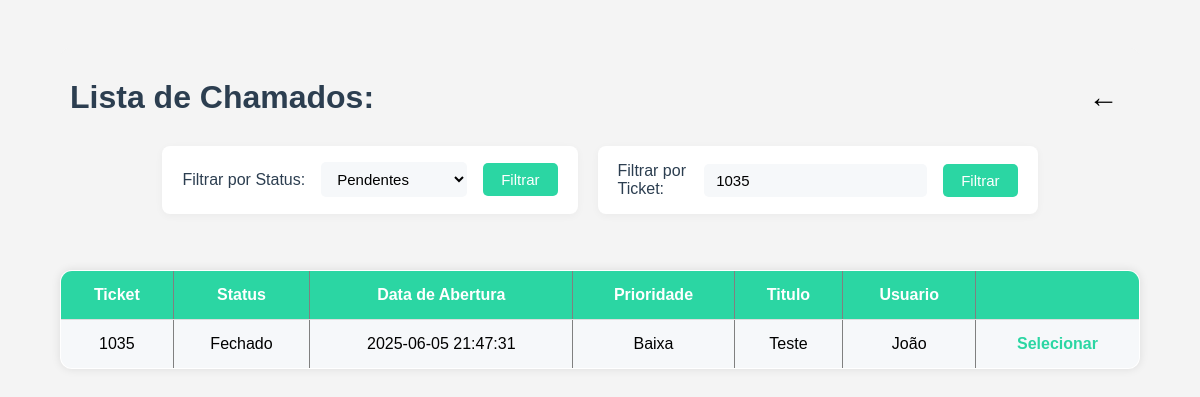
The app's page /dashboard/telainicial/AbrirChamado/listarChamadosPorId.php?chamadoId=1035 (signed in) with its own data.
### tables this page shows
CREATE TABLE `chamados` (
  `chamadoId` int(20) NOT NULL,
  `status` varchar(20) NOT NULL,
  `tipoChamado` varchar(20) DEFAULT NULL,
  `tituloChamado` varchar(60) NOT NULL,
  `descricaoChamado` varchar(1000) DEFAULT NULL,
  `dtAbertura` datetime NOT NULL DEFAULT current_timestamp(),
  `dtFechamento` datetime DEFAULT NULL,
  `autorId` int(11) DEFAULT NULL,
  `autorNome` varchar(40) NOT NULL,
  `autorEmail` varchar(60) NOT NULL,
  `autorSetor` varchar(40) NOT NULL
);

### php/Conexao.php (called while the page is built, shortened)
<?php
    class Conexao{
        private $dbname = "glpi_teste";
        private $user = "root";
        private $password ="";
        private $host = "localhost";
        public function __construct() {
            try {
                $this->conn = new PDO("mysql:host=$this->host;dbname=$this->dbname", $this->user, $this->password);
            } catch (PDOException $e) {
                echo "Erro de conexão: " . $e->getMessage();
            }
        }
    }
?>

### php/Chamado.php (called while the page is built, shortened)
<?php
    require_once 'Conexao.php';
    class Chamado extends Conexao{
        public function listarChamadoPorTicket2($autorId, $idFiltro = '') {
            $sql = "SELECT * FROM chamados WHERE autorId = :autorId";
            if (!empty($idFiltro)) {
                $sql .= " AND chamadoId = :chamadoId";
            }
            $stmt = $this->conn->prepare($sql);
            $stmt->bindParam(':autorId', $autorId, PDO::PARAM_INT);
            if (!empty($idFiltro)) {
                $stmt->bindParam(':chamadoId', $idFiltro, PDO::PARAM_INT);
            }
            $stmt->execute();
            return $stmt->fetchAll(PDO::FETCH_ASSOC);
        }
    }

### dashboard/telainicial/AbrirChamado/listarChamadosPorId.php (the view, shortened to what this page needs)
<?php
require_once '../../../php/Chamado.php';
$chamado = new Chamado();
$statusFiltro = isset($_GET['status']) ? $_GET['status'] : '';
$idFiltro = isset($_GET['chamadoId']) ? $_GET['chamadoId'] : '';
if(empty($idFiltro)){
    $chamados = $chamado->listarTodosChamadosPorId($_SESSION['usuario_id'], $statusFiltro, $idFiltro);
    }else{
        $chamados = $chamado->listarChamadoPorTicket2($_SESSION['usuario_id'],$idFiltro);
    }
?>
<!DOCTYPE html>
<html lang="en">
<head>
    <link rel="stylesheet" href="..\..\..\css/listagem.css">
</head>
<body>
<div class="container">
    <div class="textos">
        <h1>Lista de Chamados:</h1>
        <a class="voltar" href="..\..\..\php\validacao.php">&#8592;</a>
    </div>
    <div class="filtros-container">
        <div class="filtroStatus">
            <form action="listarChamadosPorId.php" method="GET">
                <label for="status">Filtrar por Status:</label>
                <select name="status" id="status">
                    <option value="">Pendentes</option>
                </select>
                <button type="submit">Filtrar</button>
            </form>
        </div>
        <div class="filtroTicket">
            <form action="listarChamadosPorId.php" method="GET">
                <label for="chamadoId">Filtrar por Ticket:</label>
                <input type="number" name="chamadoId" value="<?php echo isset($_GET['chamadoId']) ? $_GET['chamadoId'] : ''; ?>">
                <button type="submit">Filtrar</button>
            </form>
        </div>
    </div>
    <br><br>
    <table border="1">
        <tr>
            <th>Ticket</th>
            <th>Status</th>
            <th>Data de Abertura</th>
            <th>Prioridade</th>
            <th>Titulo</th>
            <th>Usuario</th>
            <th> </th>
        </tr>
        <?php
        foreach ($chamados as $chamados) {
        ?>
        <tr>
            <td><?php echo $chamados['chamadoId']; ?></td>
            <td><?php echo $chamados['status']; ?></td>
            <td><?php echo $chamados['dtAbertura']; ?></td>
            <td><?php echo $chamados['tipoChamado']; ?></td>
            <td><?php echo $chamados['tituloChamado']; ?></td>
            <td><?php echo $chamados['autorNome']; ?></td>
            <td><a href="detalhesChamadosUsuario.php?id=<?=$chamados['chamadoId']; ?>">Selecionar</a></td>
        </tr>
        <?php
        }
        ?>
    </table>
</div>
</body>
</html>

### css/listagem.css (style rules this page uses)
body { font-family: 'Poppins', Arial, sans-serif; background-color: #f4f4f4; padding: 40px; display: flex; flex-direction: column; align-items: center; }
.container { background-color: #f4f4f4; width: 90%; border-radius: 10px; position: absolute; }
.voltar { position: absolute; right: 2%; top: 10%; font-size: 30px; color: black; text-decoration: none; }
h1 { color: #2c3e50; margin-bottom: 20px; position: relative; padding: 10px; }
table { width: 100%; border-collapse: collapse; background-color: #fff; border-radius: 12px; overflow: hidden; box-shadow: 0 0 10px rgba(0, 0, 0, 0.1); }
th, td { padding: 15px; text-align: center; border-bottom: 1px solid #ddd; }
th { background-color: #2bd6a3; color: white; }
tr:nth-child(even) { background-color: #f6f8fa; }
td a { color: #2bd6a3; text-decoration: none; font-weight: bold; }
.filtroStatus, .filtroTicket { margin-bottom: 20px; margin-right: 0; display: inline-block; border-radius: 8px; padding: 16px 20px; background-color: #fff; box-shadow: 0 2px 8px rgba(0,0,0,0.04); width: 100%; max-width: 400px; }
.filtroStatus { background-color: #ffffff; }
.filtroTicket { background-color: #ffffff; }
.filtroStatus label, .filtroTicket label { font-weight: 500; color: #2c3e50; margin-right: 8px; }
.filtroStatus select, .filtroTicket input[type="number"] { padding: 8px 12px; border: none; border-radius: 5px; outline: none; font-size: 15px; margin-right: 8px; background: #f6f8fa; transition: border 0.2s; }
.filtroStatus button, .filtroTicket button { background-color: #2bd6a3; color: #fff; border: none; border-radius: 5px; padding: 8px 18px; font-size: 15px; cursor: pointer; font-weight: 500; transition: background 0.2s; }
.filtros-container { display: flex; gap: 20px; justify-content: center; flex-wrap: wrap; width: 100%; margin-bottom: 20px; }
.filtroStatus, .filtroTicket { margin-bottom: 0; margin-right: 0; display: block; width: auto; min-width: 250px; max-width: 400px; }
.filtroTicket form { display: flex; align-items: center; gap: 8px; }
.filtroStatus form { display: flex; align-items: center; gap: 8px; }

### records on screen
chamados: chamadoId "1035", status "Fechado", dtAbertura "2025-06-05 21:47:31", tipoChamado "Baixa", tituloChamado "Teste", autorNome "João"
